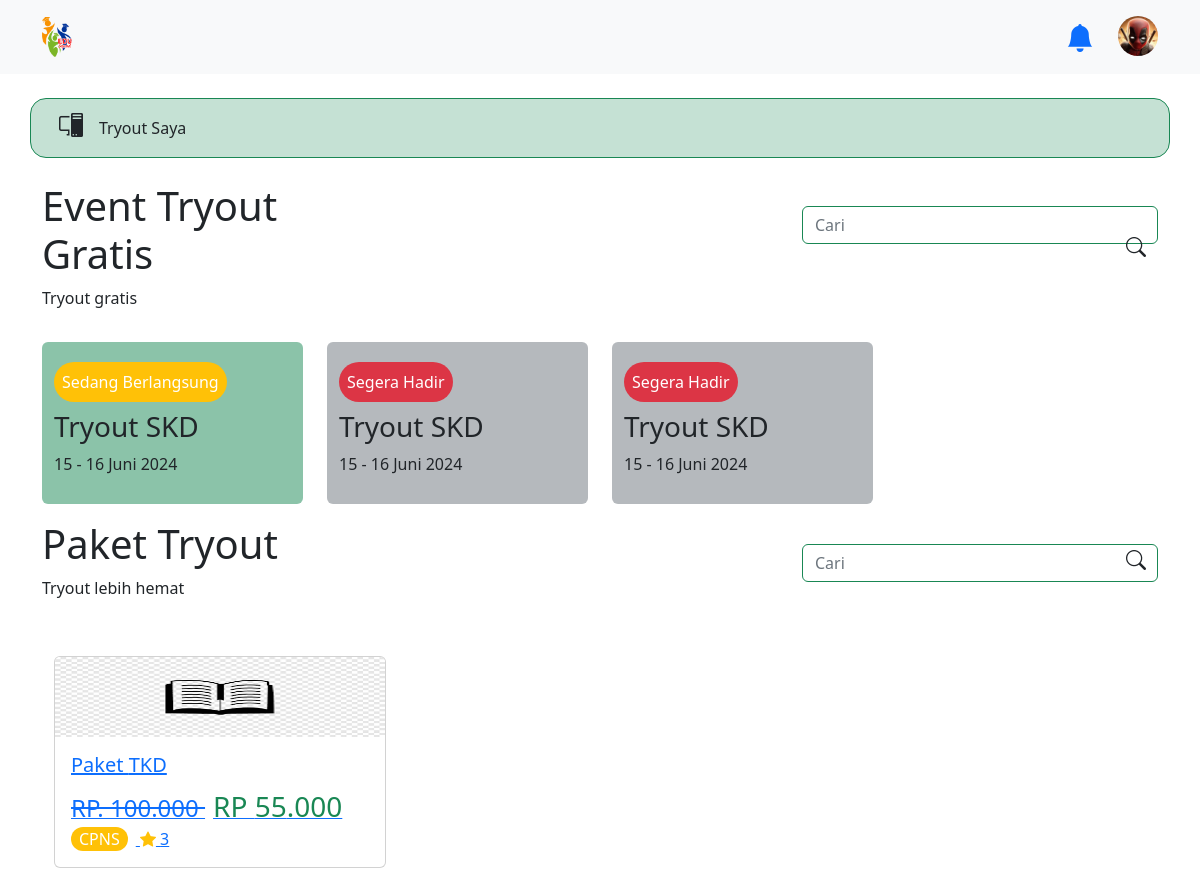
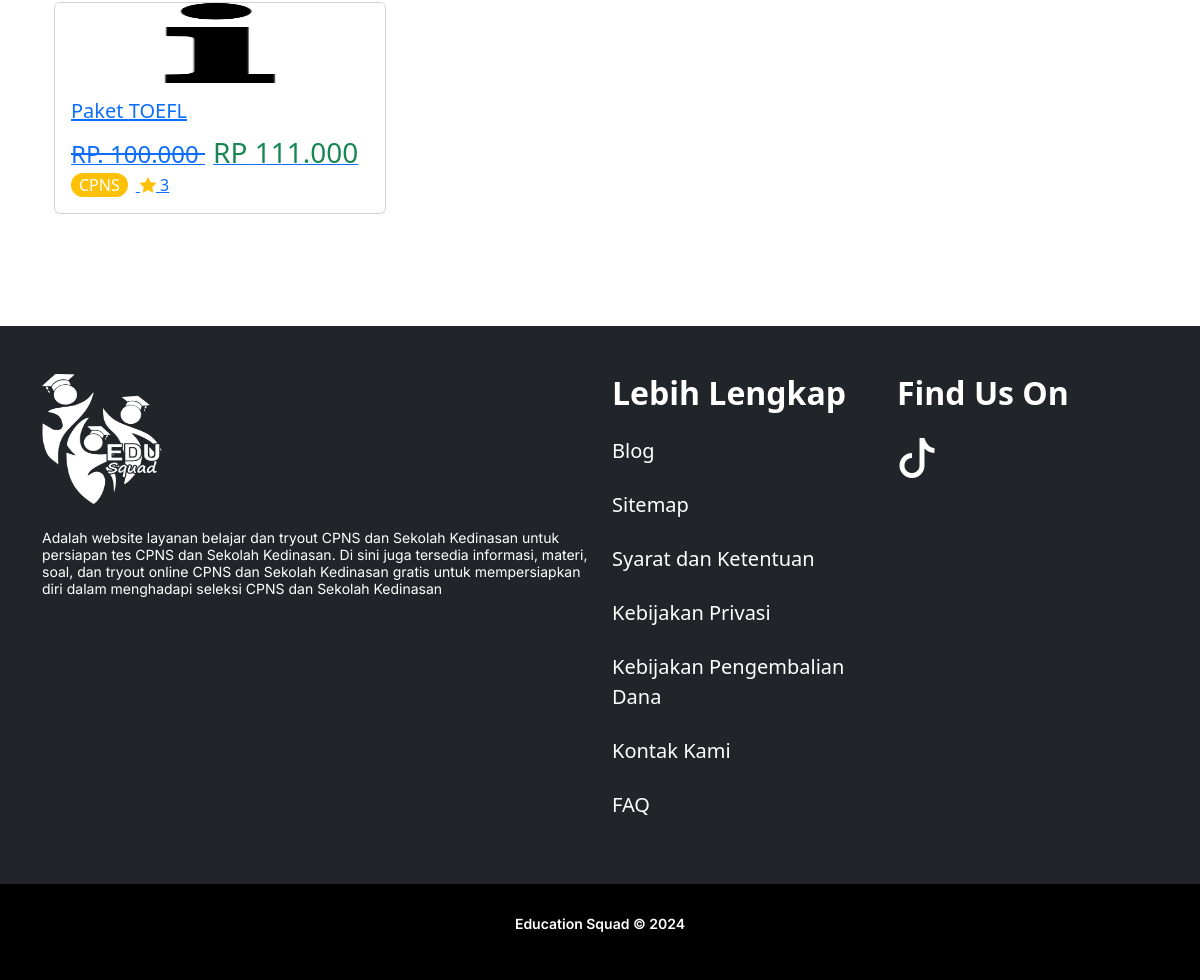
The app's page /tryout.php (signed in) with its own data (2 pictures, top to bottom).
### tables this page shows
CREATE TABLE `t_ptryout` (
  `id` int(11) NOT NULL,
  `gambar` varchar(255) NOT NULL,
  `judul` varchar(25) NOT NULL,
  `rank` int(11) NOT NULL,
  `peserta` int(11) NOT NULL,
  `harga` int(11) NOT NULL
);

### inc/functions.php (called while the page is built, shortened)
<?php
$conn = mysqli_connect("localhost", "root", "", "bimbel");
function query($query)
{
    global $conn;
    $result = mysqli_query($conn, $query);
    $rows = [];
    while ($row = mysqli_fetch_assoc($result)) {
        $rows[] = $row;
    }
    return $rows;
}

### tryout.php (the view, shortened to what this page needs)
<?php
require 'header.php';
$ptryout = query("SELECT * FROM t_ptryout");
?>
<!DOCTYPE html>
<html lang="en">
<head>
</head>
<body>
    <section>
        <div class="container border border-success bg-success bg-opacity-25 my-4 rounded-4" style="height: 60px;">
            <a href="tryoutSaya.php" class="text-decoration-none text-dark">
                <div class="mt-2">
                    <span><i class="bi bi-pc-display mx-3 fs-4"></i>Tryout Saya</span>
                </div>
            </a>
        </div>
    </section>
    <section>
        <div class="container my-3">
            <div class="row justify-content-between">
                <div class="col-md-4">
                    <h1>Event Tryout Gratis</h1>
                    <p>Tryout gratis</p>
                </div>
                <div class="col-md-4 text-end mt-4 position-relative">
                    <input type="search" name="cari" id="cari" placeholder="Cari" class="form-control rounded border-success">
                    <div class="position-absolute end-0 bottom-50 me-4 mb-1 fs-5"><i class="bi bi-search"></i></div>
                </div>
            </div>
        </div>
        <div class="container">
            <div class="row">
                <div class="col-md-3">
                    <div class="div rounded bg-success bg-opacity-50 p-2">
                        <div class="div p-1">
                            <div class="d-inline-flex bg-warning text-white p-2 rounded-pill my-2">Sedang Berlangsung</div>
                            <h3>Tryout SKD</h3>
                            <p>15 - 16 Juni 2024</p>
                        </div>
                    </div>
                </div>
                <div class="col-md-3">
                    <div class="div rounded bg-secondary bg-opacity-50 p-2">
                        <div class="div p-1">
                            <div class="d-inline-flex bg-danger text-white p-2 rounded-pill my-2">Segera Hadir</div>
                            <h3>Tryout SKD</h3>
                            <p>15 - 16 Juni 2024</p>
                        </div>
                    </div>
                </div>
                <div class="col-md-3">
                    <div class="div rounded bg-secondary bg-opacity-50 p-2">
                        <div class="div p-1">
                            <div class="d-inline-flex bg-danger text-white p-2 rounded-pill my-2">Segera Hadir</div>
                            <h3>Tryout SKD</h3>
                            <p>15 - 16 Juni 2024</p>
                        </div>
                    </div>
                </div>
            </div>
        </div>
    </section>
    <section>
        <div class="container my-3">
            <div class="row justify-content-between">
                <div class="col-md-4">
                    <h1>Paket Tryout</h1>
                    <p>Tryout lebih hemat</p>
                </div>
                <div class="col-md-4 text-end mt-4 position-relative">
                    <input type="search" name="cari" id="cari" placeholder="Cari" class="form-control rounded border-success">
                    <div class="position-absolute end-0 bottom-50 me-4 mb-1 fs-5"><i class="bi bi-search"></i></div>
                </div>
            </div>
        </div>
        <div class="container my-3">
            <div class="row">
                <div class="col-md-4 mb-4 p-4">
                    <?php foreach ($ptryout as $row) : ?>
                        <a href="">
                        <div class="col mb-3">
                    <div class="card">
                        <img src="adm/img/<?= $row["gambar"]; ?>" style="width: full; height: 80px;" class="card-img-top" alt="...">
                        <div class="card-body">
                            <h5 class="card-title">Paket <?= $row["judul"]; ?></h5>
                            <p class="card-text text-decoration-line-through fs-4 d-inline me-2">
                                RP. 100.000
                            </p>
                            <p class="card-text text-success fs-3 d-inline">
                                RP <?= $row["harga"]; ?>.000
                            </p>
                            <br>
                            <div class="d-inline-flex bg-warning text-white px-2 rounded-pill me-2">CPNS</div>
                            <div class="d-inline"><i class="bi bi-star-fill text-warning"></i> <?= $row["rank"]; ?></div>
                        </div>
                    </div>
                    </div>
                    </a>
                    <?php endforeach; ?>
                </div>
            </div>
        </div>
    </section>
</body>
</html>
<?php
require 'footer.php';
?>

### css/style.css (style rules this page uses)
section { display: block; unicode-bidi: isolate; }

### records on screen
t_ptryout: gambar (picture), judul "TKD", harga "55", rank "3"
t_ptryout: gambar (picture), judul "TOEFL", harga "111", rank "3"
